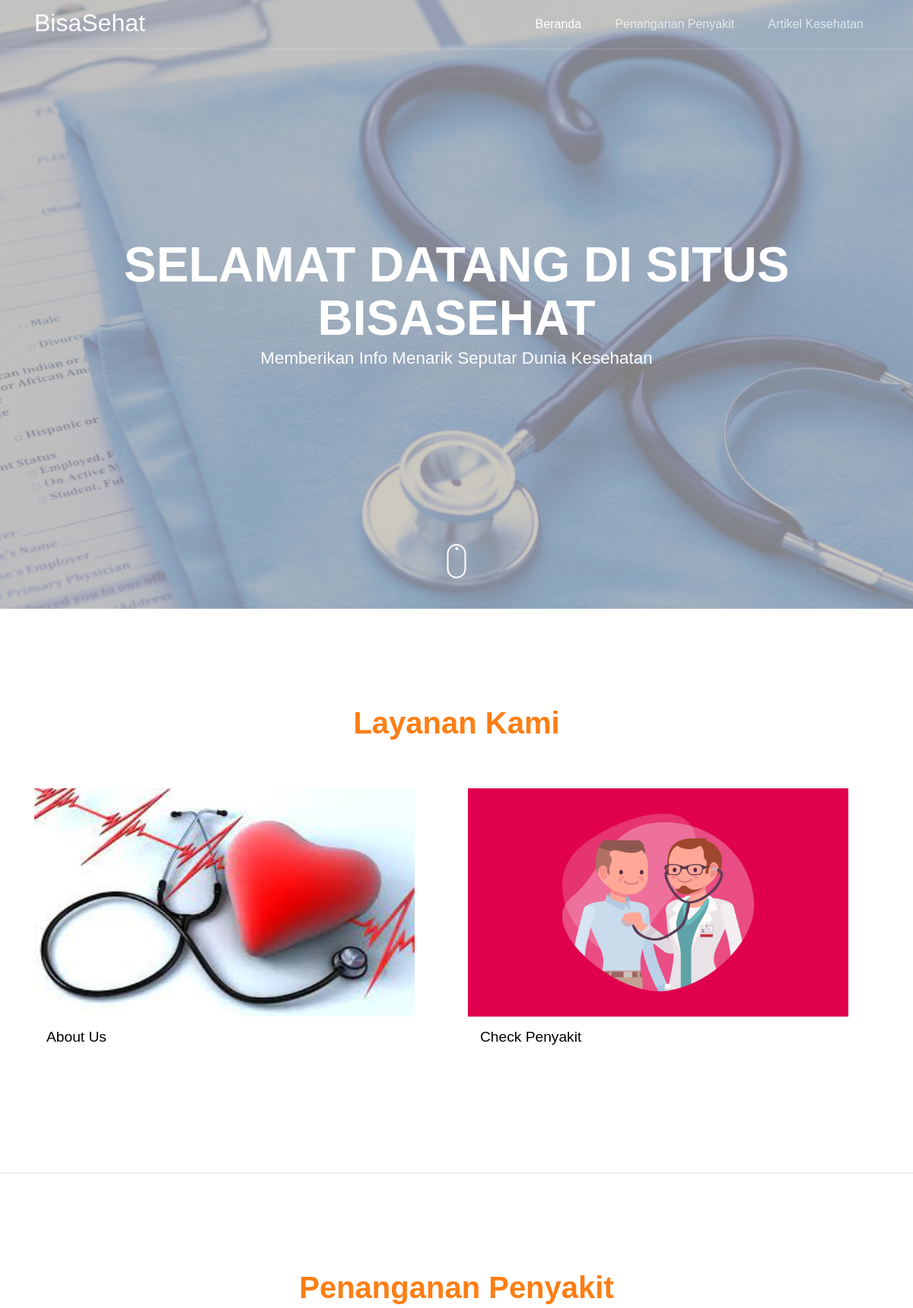
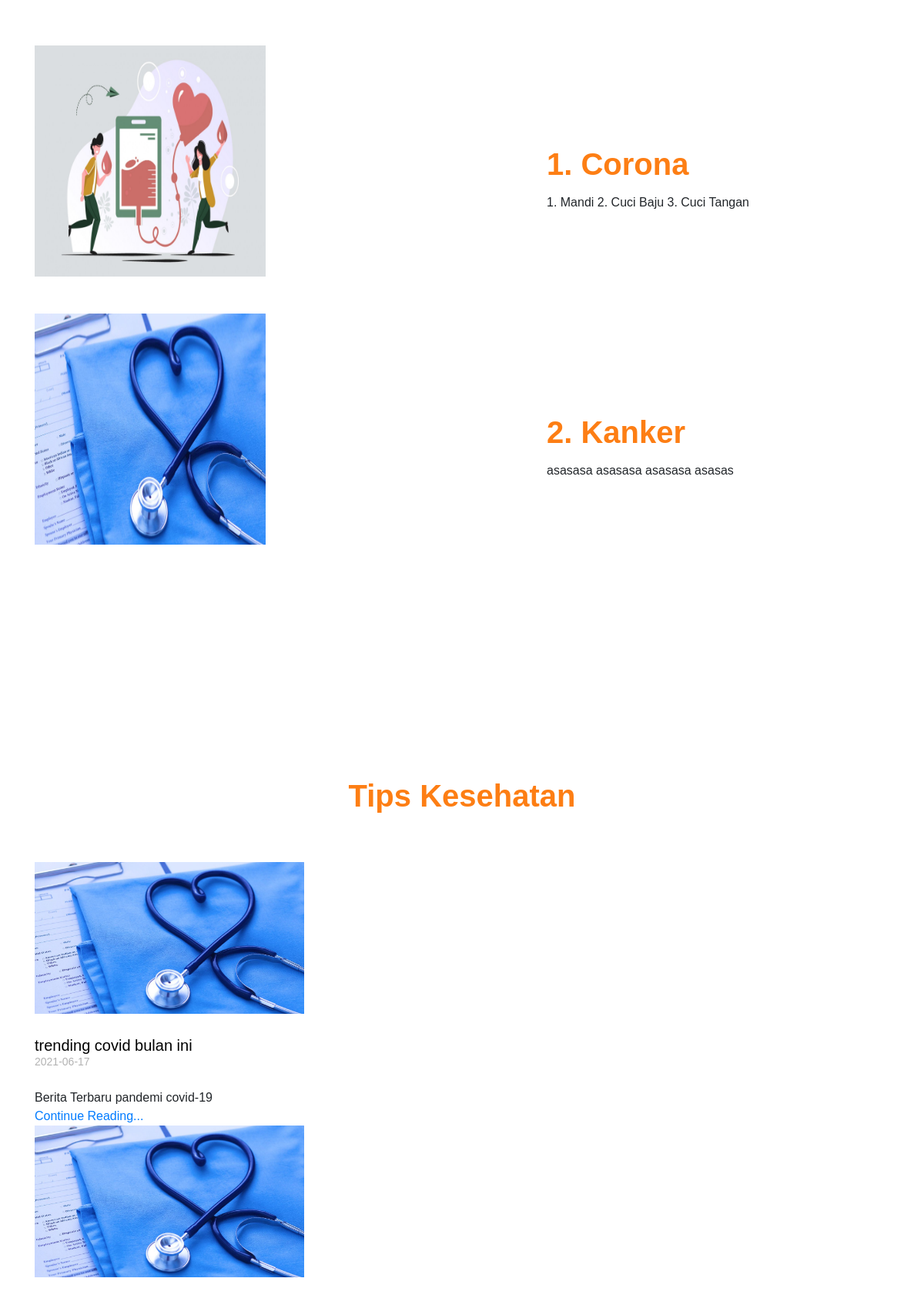
The page / (upper part) on the database its author committed (2 pictures, top to bottom).
### tables this page shows
CREATE TABLE `solusipenyakit` (
  `id_jenis` int(11) NOT NULL,
  `jenisPasien` varchar(110) NOT NULL,
  `keterangan` longtext NOT NULL,
  `gambar` varchar(110) NOT NULL
);

CREATE TABLE `artikelkesehatan` (
  `id_berita` int(11) NOT NULL,
  `judulBerita` varchar(100) NOT NULL,
  `tanggalPosting` date NOT NULL,
  `gambar` varchar(200) NOT NULL,
  `deskripsi` longtext NOT NULL,
  `link` mediumtext NOT NULL
);

### connect.php (called while the page is built, shortened)
<?php
$conn = mysqli_connect("localhost","root","","bisasehat");
function query($query)
{
  global $conn;
  $result = mysqli_query($conn,$query);
  $rows = [];
  while ($row = mysqli_fetch_assoc($result)){
    $rows[]=$row;
  }
  return $rows;
}
?>

### index.php (the view, shortened to what this page needs)
<?php
require 'connect.php';
$penyakit = query("SELECT * FROM solusipenyakit ");
$artikelkesehatan = query("SELECT * FROM artikelkesehatan ");
?>
<!doctype html>
<html lang="en">
  <head>
    <link rel="stylesheet" href="fonts/icomoon/style.css">
    <link rel="stylesheet" href="css/bootstrap.min.css">
    <link rel="stylesheet" href="css/jquery-ui.css">
    <link rel="stylesheet" href="css/owl.carousel.min.css">
    <link rel="stylesheet" href="css/owl.theme.default.min.css">
    <link rel="stylesheet" href="css/owl.theme.default.min.css">
    <link rel="stylesheet" href="css/jquery.fancybox.min.css">
    <link rel="stylesheet" href="css/bootstrap-datepicker.css">
    <link rel="stylesheet" href="fonts/flaticon/font/flaticon.css">
    <link rel="stylesheet" href="css/aos.css">
    <link rel="stylesheet" href="css/style.css">
    <link rel="stylesheet" type="text/css" href="admin/vendor/bootstrap/css/bootstrap.min.css">
    <link rel="stylesheet" type="text/css" href="admin/fonts/font-awesome-4.7.0/css/font-awesome.min.css">
    <link rel="stylesheet" type="text/css" href="admin/vendor/animate/animate.css">
    <link rel="stylesheet" type="text/css" href="admin/vendor/select2/select2.min.css">
    <link rel="stylesheet" type="text/css" href="admin/vendor/perfect-scrollbar/perfect-scrollbar.css">
    <link rel="stylesheet" type="text/css" href="admin/css/util.css">
    <link rel="stylesheet" type="text/css" href="admin/css/main.css">
    <link rel="stylesheet" type="text/css" href="admin/css/style.css">
  </head>
  <body data-spy="scroll" data-target=".site-navbar-target" data-offset="300">
  <div class="site-wrap">
    <header class="site-navbar js-sticky-header site-navbar-target" role="banner">
      <div class="container">
        <div class="row align-items-center">
          <div class="col-6 col-xl-2">
            <h1 class="mb-0 site-logo"><a href="index.php" class="h2 mb-0">BisaSehat<span class="text-primary"></span> </a></h1>
          </div>
          <div class="col-12 col-md-10 d-none d-xl-block">
            <nav class="site-navigation position-relative text-right" role="navigation">
              <ul class="site-menu main-menu js-clone-nav mr-auto d-none d-lg-block">
                <li><a href="#beranda" class="nav-link">Beranda</a></li>
                <li><a href="#kenali" class="nav-link">Penanganan Penyakit</a></li>
                <li><a href="#beritaTerkini" class="nav-link">Artikel Kesehatan</a></li>
              </ul>
            </nav>
          </div>
        </div>
      </div>
    </header>
    <div class="site-blocks-cover overlay" style="background-image: url(images/kesehatan.jpg);" data-aos="fade" id="beranda">
      <div class="container">
        <div class="row align-items-center justify-content-center">
          <div class="col-md-10 mt-lg-5 text-center">
            <div class="single-text owl-carousel">
              <div class="slide">
                <h1 class="text-uppercase" data-aos="fade-up">Selamat Datang di Situs BisaSehat</h1>
                <p class="mb-5 desc"  data-aos="fade-up" data-aos-delay="100">Memberikan Info Menarik Seputar Dunia Kesehatan</p>
              </div>
            </div>
          </div>
        </div>
      </div>
      <a href="#next" class="mouse smoothscroll">
        <span class="mouse-icon">
          <span class="mouse-wheel"></span>
        </span>
      </a>
    </div>
    <section class="site-section border-bottom" id="next">
      <div class="container">
        <div class="row mb-5 justify-content-center">
          <div class="col-md-8 text-center">
            <h2 class="section-title mb-3" data-aos="fade-up" data-aos-delay="">Layanan Kami</h2>
          </div>
        </div>
        <div class="row">
          <div class="col-md-6 col-md-4 mb-4" data-aos="fade-up" data-aos-delay="">
            <div class="team-member">
              <figure>
                <img src="images/Kesehatan2.jpg" style="width:500px;height: 300px;" alt="Image" class="img-fluid">
              </figure>
              <div class="p-3">
                <h3>About Us</h3>
              </div>
            </div>
          </div>
          <div class="col-md-6 col-md-4 mb-4" data-aos="fade-up" data-aos-delay="300">
            <div class="team-member">
              <figure>
                <img src="images/CheckKese.png" alt="Image" style="width:500px;height: 300px;" class="img-fluid">
              </figure>
              <div class="p-3">
                <h3>Check Penyakit</h3>
              </div>
            </div>
          </div>
        </div>
      </div>
    </section>
    <section class="site-section" id="kenali">
      <div class="container">
        <div class="row mb-5 justify-content-center">
          <div class="col-md-7 text-center">
            <h2 class="section-title mb-3" data-aos="fade-up" data-aos-delay="">Penanganan Penyakit</h2>
          </div>
        </div>
        <div class="row align-items-lg-center" >
          <?php $i = 1; ?>
          <?php foreach ($penyakit as $var):?>
          <div class="col-lg-6 mb-5" data-aos="fade-up" data-aos-delay="">
            <div class="owl-carousel slide-one-item-alt">
              <img src="upload/<?php echo $var['gambar']; ?>" style="width : 300px; height: 300px;" alt="Image" class="img-fluid">
            </div>
          </div>
          <div class="col-lg-5 ml-auto" data-aos="fade-up" data-aos-delay="100">
            <div class="owl-carousel slide-one-item-alt-text">
              <div>
                <h2 class="section-title mb-3"><?php echo $i; ?>. <?php echo $var['jenisPasien']; ?></h2>
                <p><?php echo $var['keterangan']; ?></p>
              </div>
            </div>
          </div>
          <?php $i++; ?>
        <?php endforeach; ?>
        </div>
      </div>
    </section>
    <section class="site-section" id="beritaTerkini">
      <div class="container">
        <div class="row mb-5">
          <div class="col-12 text-center" data-aos="fade">
            <h2 class="section-title mb-3">Tips Kesehatan</h2>
          </div>
        </div>
        <div class="row">
          <div class="col-md-6 col-lg-4 mb-4 mb-lg-4" data-aos="fade-up" data-aos-delay="">
            <?php foreach ($artikelkesehatan as $var):?>
            <div class="h-entry">
              <a href="single.html">
                <img src="upload/<?php echo $var['gambar']; ?>" alt="Image" class="img-fluid">
              </a>
              <h2 class="font-size-regular"><a href="#"><?php echo $var['judulBerita']; ?></a></h2>
              <div class="meta mb-4"><?php echo $var['tanggalPosting']; ?></div>
              <p><?php echo $var['deskripsi']; ?></p>
              <p><a href="<?php echo $var['link']; ?>">Continue Reading...</a></p>
            </div>
          <?php endforeach; ?>
          </div>
        </div>
      </div>
    </section>
  </div>
  </body>
</html>

### css/style.css (style rules this page uses)
html { overflow-x: hidden; }
body { line-height: 1.7; color: rgb(105, 102, 102); font-weight: 400; font-size: 1rem; }
a { -webkit-transition: .3s all ease; -o-transition: .3s all ease; transition: .3s all ease; }
h1, h2, h3, h4, h5, .h1, .h2, .h3, .h4, .h5 { font-family: "Open Sans", -apple-system, BlinkMacSystemFont, "Segoe UI", Roboto, "Helvetica Neue", Arial, "Noto Sans", sans-serif, "Apple Color Emoji", "Segoe UI Emoji", "Segoe UI Symbol", "Noto Color Emoji"; }
body:after { -webkit-transition: .3s all ease-in-out; -o-transition: .3s all ease-in-out; transition: .3s all ease-in-out; }
.site-section { padding: 2.5em 0; }
@media (min-width: 768px) { .site-section { padding: 8em 0; } }
.site-navbar { margin-bottom: 0px; z-index: 1999; position: absolute; top: 0; width: 100%; border-bottom: rgba(255, 255, 255, 0.7); }
.site-navbar .site-logo { position: relative; left: 0; top: -5px; }
.site-navbar .site-navigation .site-menu { margin-bottom: 0; }
.site-navbar .site-navigation .site-menu .active { color: #fd7e14; display: inline-block; padding: 20px 20px; }
.site-navbar .site-navigation .site-menu a { text-decoration: none !important; display: inline-block; }
.site-navbar .site-navigation .site-menu > li { display: inline-block; }
.site-navbar .site-navigation .site-menu > li > a { padding: 20px 20px; color: #000; display: inline-block; text-decoration: none !important; }
.site-mobile-menu .site-nav-wrap { padding: 0; margin: 0; list-style: none; position: relative; }
.site-mobile-menu .site-nav-wrap a { padding: 10px 20px; display: block; position: relative; color: #212529; }
.site-mobile-menu .site-nav-wrap li { position: relative; display: block; }
.site-mobile-menu .site-nav-wrap li .active { color: #fd7e14; }
.site-mobile-menu .site-nav-wrap > li { display: block; position: relative; float: left; width: 100%; }
.site-mobile-menu .site-nav-wrap > li > a { padding-left: 20px; font-size: 20px; }
.sticky-wrapper .site-navbar { -webkit-transition: .3s all ease; -o-transition: .3s all ease; transition: .3s all ease; }
.sticky-wrapper .site-navbar { border-bottom: 1px solid rgba(255, 255, 255, 0.2); }
.sticky-wrapper .site-navbar .site-logo a { color: #fff; }
.sticky-wrapper .site-navbar .site-menu > li > a { color: rgba(255, 255, 255, 0.7) !important; }
.sticky-wrapper .site-navbar .site-menu > li > a:hover, .sticky-wrapper .site-navbar .site-menu > li > a.active { color: #fff !important; }
.site-blocks-cover { background-size: cover; background-repeat: no-repeat; background-position: top; background-position: center center; }
.site-blocks-cover.overlay { position: relative; }
.site-blocks-cover.overlay:before { position: absolute; content: ""; left: 0; bottom: 0; right: 0; top: 0; background: rgba(184, 178, 166, 0.7); }
.site-blocks-cover, .site-blocks-cover > .container > .row { min-height: 600px; height: calc(100vh); }
.site-blocks-cover h1 { font-size: 4rem; font-weight: 400; color: #fff; font-weight: 900; }
.site-blocks-cover p { color: white; font-size: 1rem; line-height: 1.5; font-weight: 300; }
.site-blocks-cover .desc { font-size: 1.4rem; font-weight: 300; }
.h-entry img { margin-bottom: 30px; }
.h-entry .meta { color: #b3b3b3; font-size: 14px; }
.h-entry h2 { font-size: 20px; }
.h-entry h2 a { color: #000; }
.section-title { color: #fd7e14; font-size: 40px; font-weight: 900; }
.position-relative { position: relative; }
.team-member figure { margin: 0; padding: 0; position: relative; overflow: hidden; }
.team-member h3 { color: #000; margin: 0; bottom: 0; font-size: 1.2rem; }
.mouse { position: absolute; bottom: 40px; z-index: 5; left: 50%; -webkit-transform: translateX(-50%); -ms-transform: translateX(-50%); transform: translateX(-50%); display: block; }
.mouse .mouse-icon { display: block; width: 25px; height: 45px; border: 2px solid white; border-radius: 15px; cursor: pointer; position: relative; text-align: center; -webkit-transition: .3s all ease-in-out; -o-transition: .3s all ease-in-out; transition: .3s all ease-in-out; }
.mouse .mouse-wheel { height: 4px; margin: 2px auto 0; display: block; width: 4px; background-color: white; border-radius: 50%; -webkit-animation: 1.6s ease infinite wheel-up-down; -moz-animation: 1.6s ease infinite wheel-up-down; animation: 1.6s ease infinite wheel-up-down; }

### rows shown on the page
solusipenyakit: gambar (picture), jenisPasien "Corona", keterangan "1. Mandi 2. Cuci Baju 3. Cuci Tangan"
solusipenyakit: gambar (picture), jenisPasien "Kanker", keterangan "asasasa asasasa asasasa asasas"
artikelkesehatan: gambar (picture), judulBerita "trending covid bulan ini", tanggalPosting "2021-06-17", deskripsi "Berita Terbaru pandemi covid-19"
artikelkesehatan: gambar (picture)
